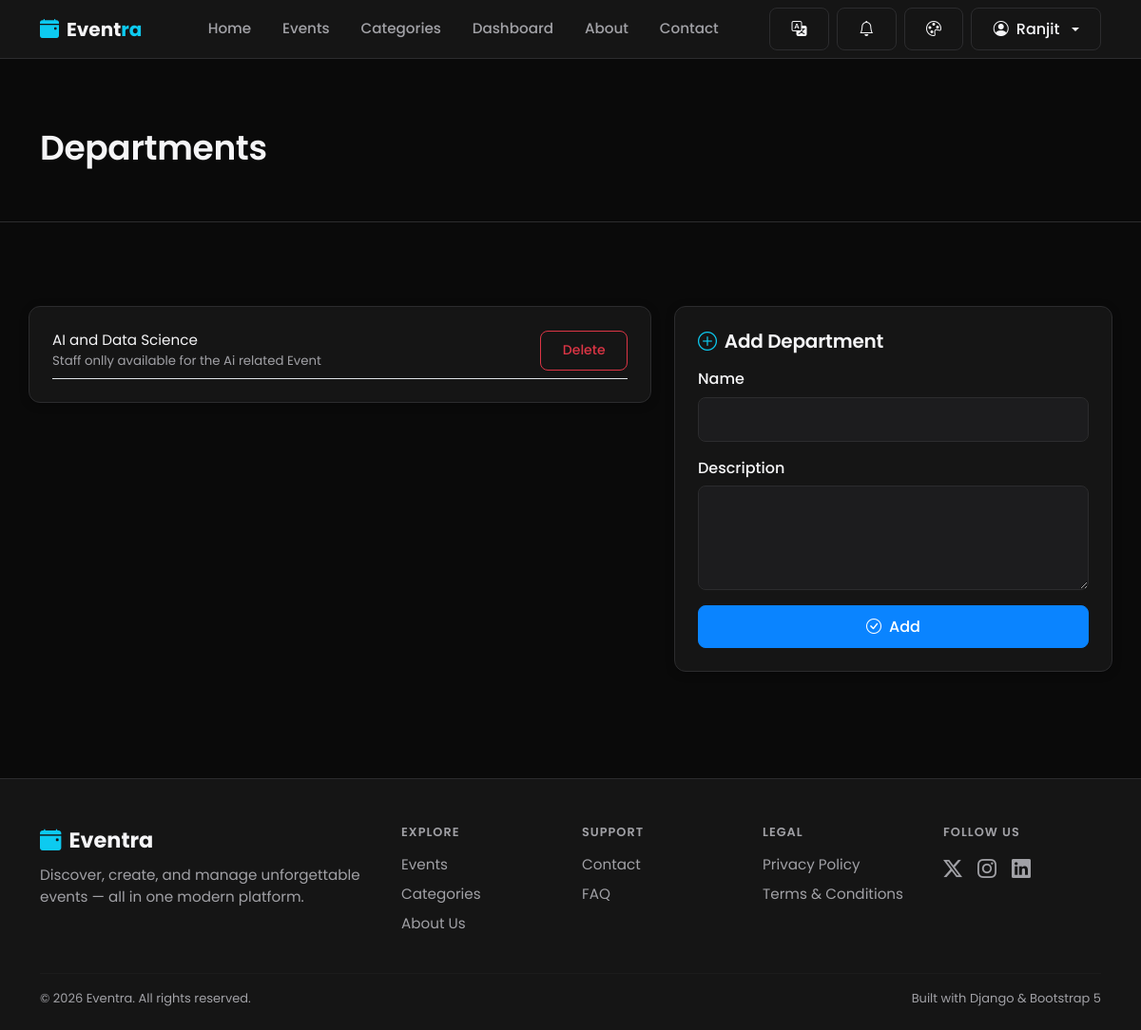
/staff/departments/ (signed in), run on the app's committed database.
### users/models.py (models this page shows, shortened)
class User(AbstractUser):
    SUPER_ADMIN = 'super_admin'
    ORGANIZER = 'organizer'
    STAFF = 'staff'
    VENDOR = 'vendor'
    VOLUNTEER = 'volunteer'
    PARTICIPANT = 'participant'
    ROLE_CHOICES = (
        (SUPER_ADMIN, 'Super Admin'),
        (ORGANIZER, 'Organizer'),
        (STAFF, 'Staff'),
        (VENDOR, 'Vendor'),
        (VOLUNTEER, 'Volunteer'),
        (PARTICIPANT, 'Participant'),
    )
    SELF_SERVICE_ROLES = (ORGANIZER, VENDOR, VOLUNTEER, PARTICIPANT)
    role = models.CharField(
        max_length=20,
        choices=ROLE_CHOICES,
        default=PARTICIPANT,
        help_text="Determines which dashboard and permissions the user gets.",
    )
    phone_number = models.CharField(max_length=15, blank=True)
    bio = models.TextField(max_length=300, blank=True)
    profile_image = models.ImageField(upload_to='profile_images/', blank=True, null=True)
    is_organizer = models.BooleanField(
        default=False,
        help_text="Organizers can create and manage events. Kept for backward "
                   "compatibility; automatically kept in sync with `role`."
    )
    created_at = models.DateTimeField(auto_now_add=True)
    @property
    def is_super_admin(self):
        return self.role == self.SUPER_ADMIN or self.is_superuser

### staff/models.py (models this page shows, shortened)
class Department(models.Model):
    name = models.CharField(max_length=150, unique=True)
    description = models.TextField(blank=True)
    created_at = models.DateTimeField(auto_now_add=True)
    class Meta:
        ordering = ['name']

### staff/views.py (the view)
# urls.py: path('departments/', views.department_list, name='department_list'),
@role_required(*STAFF_ADMIN_ROLES)
def department_list(request):
    departments = Department.objects.all()
    if request.method == 'POST':
        form = DepartmentForm(request.POST)
        if form.is_valid():
            form.save()
            messages.success(request, "Department added.")
            return redirect('staff:department_list')
        messages.error(request, "Please correct the errors below.")
    else:
        form = DepartmentForm()
    return render(request, 'staff/department_list.html', {'departments': departments, 'form': form})

### staff/forms.py
class DepartmentForm(forms.ModelForm):
    class Meta:
        model = Department
        fields = ('name', 'description')
        widgets = {'description': forms.Textarea(attrs={'rows': 3})}
    def __init__(self, *args, **kwargs):
        super().__init__(*args, **kwargs)
        _bootstrapify(self)

### currency/context_processors.py (called while the page is built)
def active_currency(request):
    return {
        'active_currency': get_active_currency(request),
        'available_currencies': Currency.objects.all(),
    }

### currency/models.py (called while the page is built)
    @classmethod
    def get_base(cls):
        return cls.objects.filter(is_base=True).first()

### currency/utils.py (called while the page is built)
def get_active_currency(request):
    code = request.session.get(SESSION_KEY)
    if code:
        currency = Currency.objects.filter(code=code).first()
        if currency:
            return currency
    base = Currency.get_base()
    if base:
        return base
    return Currency(code='INR', name='Indian Rupee', symbol='₹', rate_to_base=1, is_base=True)

### staff/forms.py (called while the page is built)
def _bootstrapify(form, select_fields=()):
    for name, field in form.fields.items():
        if name in select_fields:
            field.widget.attrs.update({'class': 'form-select'})
        elif not isinstance(field.widget, forms.CheckboxInput):
            field.widget.attrs.update({'class': 'form-control'})

### users/permissions.py (called while the page is built)
def _has_role(user, allowed_roles):
    if not user.is_authenticated:
        return False
    if user.is_superuser:
        return True
    return user.role in allowed_roles

def role_required(*allowed_roles, redirect_url='dashboard:dashboard'):
    def decorator(view_func):
        @wraps(view_func)
        @login_required
        def _wrapped(request, *args, **kwargs):
            if not _has_role(request.user, allowed_roles):
                messages.error(request, "You don't have permission to access that page.")
                return redirect(redirect_url)
            return view_func(request, *args, **kwargs)
        return _wrapped
    return decorator

### workflow/context_processors.py (called while the page is built)
def notifications(request):
    if not getattr(request, 'user', None) or not request.user.is_authenticated:
        return {}
    user_notifications = Notification.objects.filter(user=request.user)
    return {
        'nav_notifications': user_notifications[:6],
        'nav_unread_count': user_notifications.filter(is_read=False).count(),
    }

### templates/staff/department_list.html (shortened to what this page needs)
{% extends 'base.html' %}
{% block content %}
<div class="page-hero">
  <div class="container"><h1>Departments</h1></div>
</div>
<div class="container section-sm">
  <div class="row g-4">
    <div class="col-lg-7">
      <div class="glass-card p-4">
        {% if departments %}
        <ul class="list-unstyled d-flex flex-column gap-2 mb-0">
          {% for dept in departments %}
          <li class="d-flex justify-content-between align-items-center border-bottom pb-2 divider-soft">
            <div><p class="mb-0">{{ dept.name }}</p><p class="text-muted-custom small mb-0">{{ dept.description|truncatechars:80 }}</p></div>
            <form method="post" action="{% url 'staff:department_delete' dept.pk %}" onsubmit="return confirm('Delete this department?');">
              {% csrf_token %}<button class="btn btn-sm btn-outline-danger">Delete</button>
            </form>
          </li>
          {% endfor %}
        </ul>
        {% else %}
        <p class="text-muted-custom mb-0">No departments yet.</p>
        {% endif %}
      </div>
    </div>
    <div class="col-lg-5">
      <div class="glass-card p-4">
        <h5 class="mb-3"><i class="bi bi-plus-circle me-2 text-info"></i>Add Department</h5>
        <form method="post" novalidate>
          <div class="mb-3">
            <label class="form-label">Name</label>
            {{ form.name }}
          </div>
          <div class="mb-3">
            <label class="form-label">Description</label>
            {{ form.description }}
          </div>
          <button type="submit" class="btn btn-primary w-100"><i class="bi bi-check-circle me-2"></i>Add</button>
        </form>
      </div>
    </div>
  </div>
</div>
{% endblock %}

### templates/includes/navbar.html (shortened to what this page needs)
{% load static i18n %}
<nav class="navbar navbar-expand-lg site-navbar sticky-top">
  <div class="container">
    <a class="navbar-brand fw-bold d-flex align-items-center gap-2" href="{% url 'pages:home' %}">
      <i class="bi bi-calendar-event-fill text-info"></i>
      <span>Event<span class="text-info">ra</span></span>
    </a>
    <div class="collapse navbar-collapse" id="mainNavbar">
      <ul class="navbar-nav mx-auto mb-2 mb-lg-0 gap-lg-1">
        <li class="nav-item"><a class="nav-link {% if request.resolver_match.view_name == 'pages:home' %}active{% endif %}" href="{% url 'pages:home' %}">{% trans "Home" %}</a></li>
        <li class="nav-item"><a class="nav-link" href="{% url 'events:event_list' %}">{% trans "Events" %}</a></li>
        <li class="nav-item"><a class="nav-link" href="{% url 'categories:category_list' %}">{% trans "Categories" %}</a></li>
        {% if user.is_authenticated %}
        <li class="nav-item"><a class="nav-link" href="{% url 'dashboard:dashboard' %}">{% trans "Dashboard" %}</a></li>
        {% endif %}
        <li class="nav-item"><a class="nav-link" href="{% url 'pages:about' %}">{% trans "About" %}</a></li>
        <li class="nav-item"><a class="nav-link" href="{% url 'pages:contact' %}">{% trans "Contact" %}</a></li>
      </ul>
      <div class="d-flex align-items-center gap-2">
        <div class="dropdown">
          <button class="btn btn-outline-light d-flex align-items-center gap-1" type="button" id="langSwitcherBtn" data-bs-toggle="dropdown" aria-expanded="false" title="{% trans 'Change language' %}">
            <i class="bi bi-translate"></i>
          </button>
        </div>
        {% if user.is_authenticated %}
        <div class="dropdown">
          <button class="btn btn-outline-light position-relative d-flex align-items-center" type="button" id="notifBellBtn" data-bs-toggle="dropdown" aria-expanded="false" title="Notifications">
            <i class="bi bi-bell"></i>
          </button>
        </div>
        {% endif %}
        <div class="dropdown">
          <button class="btn btn-outline-light d-flex align-items-center" type="button" id="themeSwitcherBtn" data-bs-toggle="dropdown" aria-expanded="false" title="Change theme">
            <i class="bi bi-palette"></i>
          </button>
        </div>
        {% if user.is_authenticated %}
          <div class="dropdown">
            <button class="btn btn-outline-light dropdown-toggle d-flex align-items-center gap-2" type="button" data-bs-toggle="dropdown" aria-expanded="false">
              <i class="bi bi-person-circle"></i> {{ user.first_name|default:user.username }}
            </button>
          </div>
        {% else %}
          <a href="{% url 'users:login' %}" class="btn btn-outline-light">{% trans "Login" %}</a>
          <a href="{% url 'users:signup' %}" class="btn btn-primary">{% trans "Sign Up" %}</a>
        {% endif %}
      </div>
    </div>
  </div>
</nav>

### static/css/style.css (style rules this page uses)
:root { --bg: #F7F7F8; --bg-elevated: #FFFFFF; --card: #FFFFFF; --card-hover: #F1F1F3; --input-bg: #FFFFFF; --input-bg-focus: #FFFFFF; --primary: #2563EB; --primary-hover: #1D4ED8; --secondary: #2563EB; --accent: #2563EB; --success: #16803C; --warning: #B7791F; --danger: #D92D20; --text: #111111; --text-muted: #6B6B6F; --text-faint: #8E8E93; --border: #E5E5E7; --radius: 12px; --radius-sm: 8px; --radius-lg: 16px; --shadow-soft: 0 8px 30px rgba(0, 0, 0, 0.06); --shadow-sm: 0 2px 10px rgba(0, 0, 0, 0.04); --space-1: 4px; --space-2: 8px; --space-3: 12px; --space-4: 16px; --space-5: 20px; --space-6: 24px; --space-8: 32px; --space-10: 40px; --space-12: 48px; --space-16: 64px; --fs-page-heading: 2.25rem; --fs-section-heading: 1.5rem; --fs-card-heading: 1.125rem; --fs-body: 0.95rem; --fs-secondary: 0.875rem; --fs-meta: 0.8125rem; }
* { box-sizing: border-box; }
html, body { height: 100%; }
body { background-color: var(--bg); color: var(--text); font-family: 'Poppins', -apple-system, BlinkMacSystemFont, 'Segoe UI', 'Helvetica Neue', Arial, sans-serif; min-height: 100vh; display: flex; flex-direction: column; transition: background-color 0.2s ease, color 0.2s ease; }
h1, h2, h3, h4, h5, h6 { font-weight: 600; letter-spacing: -0.01em; color: var(--text); }
h1 { font-size: var(--fs-page-heading); }
p, li { font-size: var(--fs-body); }
a { color: var(--primary); text-decoration: none; }
.text-muted-custom { color: var(--text-muted) !important; }
.section-sm { padding: 3rem 0; }
.page-hero { padding: 4.5rem 0 3rem; border-bottom: 1px solid var(--border); margin-bottom: 2.5rem; }
.page-hero h1 { font-size: 2.25rem; }
.glass-card { background: var(--card); border: 1px solid var(--border); border-radius: var(--radius); box-shadow: var(--shadow-sm); transition: transform 0.2s ease, box-shadow 0.2s ease, border-color 0.2s ease; }
.btn { border-radius: var(--radius-sm); font-weight: 500; padding: 0.6rem 1.4rem; transition: all 0.15s ease; }
.btn-primary { background: var(--primary); border: 1px solid var(--primary); box-shadow: none; }
.btn-outline-light { border-radius: var(--radius-sm); border-color: var(--border); color: var(--text); }
.site-navbar { background: var(--bg-elevated); border-bottom: 1px solid var(--border); transition: background-color 0.2s ease, border-color 0.2s ease; }
.site-navbar .navbar-brand, .site-navbar .navbar-brand span:not([class*="text-"]) { color: var(--text); }
.site-navbar .nav-link { color: var(--text-muted); font-weight: 500; padding: 0.55rem 0.9rem !important; }
.divider-soft { border-color: var(--border); }
.navbar-brand span { transition: color 0.2s ease; }
.nav-link { position: relative; }

### static/css/forms.css (style rules this page uses)
.form-control, .form-select { background-color: var(--input-bg); border: 1px solid var(--border); border-radius: var(--radius-sm); color: var(--text); padding: 0.65rem 1rem; }
.form-control::placeholder { color: var(--text-muted); opacity: .7; }
textarea.form-control { min-height: 110px; }
.form-label { font-weight: 500; margin-bottom: 0.4rem; color: var(--text); }

### static/css/themes.css (style rules this page uses)
html[data-theme="dark"] { --bg: #0A0A0A; --bg-elevated: #151515; --card: #151515; --card-hover: #1C1C1E; --input-bg: #1C1C1E; --input-bg-focus: #202022; --primary: #0A84FF; --primary-hover: #3D9BFF; --secondary: #0A84FF; --accent: #0A84FF; --success: #30D158; --warning: #FFD60A; --danger: #FF453A; --text: #F5F5F7; --text-muted: #A1A1A6; --text-faint: #8E8E93; --border: #2C2C2E; --shadow-soft: 0 8px 30px rgba(0, 0, 0, 0.35); --shadow-sm: 0 2px 10px rgba(0, 0, 0, 0.25); }

### data on the page
User: first_name "Ranjit"
Department: name "AI and Data Science", description "Staff onlly available for the Ai related Event"
